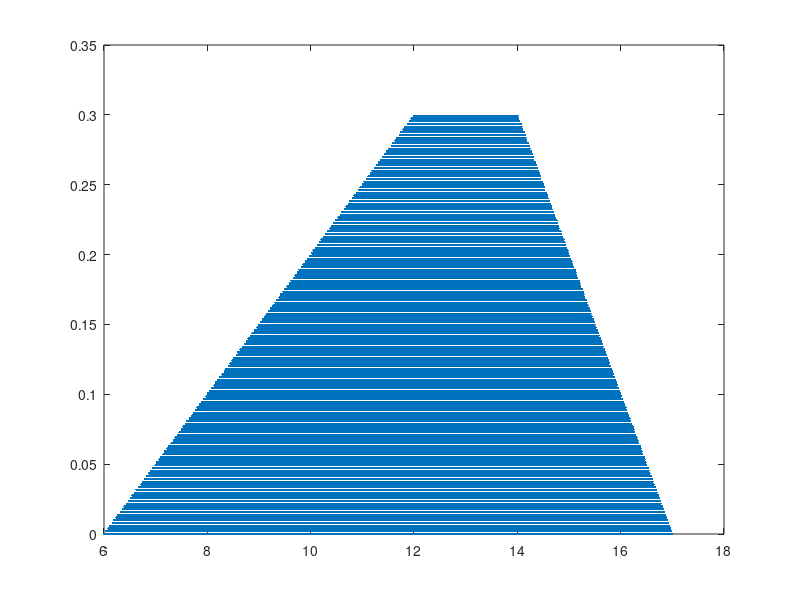

Write the MATLAB code that produced this figure.
%% ---------------------------------------------------------------------
%%
%% Copyright (c) 2019 - 2019 by the IBAMR developers
%% All rights reserved.
%%
%% This file is part of IBAMR.
%%
%% IBAMR is free software and is distributed under the 3-clause BSD
%% license. The full text of the license can be found in the file
%% COPYRIGHT at the top level directory of IBAMR.
%%
%% ---------------------------------------------------------------------

%% Filename : Trapezoid2D.m
%% Written by Nishant Nangia

clear all;
clc;
%% Mesh parameters.
depth = 0.4; 
Lx = 68.0 * depth; Ly = 1.3 * depth;
Nx = 1768; Ny = 264;
dx = Lx/Nx; dy = Ly/Ny;

%% Trapzoid parameters.
Lt = 27.5 * depth;
ht = 0.75 * depth;
num_pts_x = ceil(Lt/dx);
num_pts_y = ceil(ht/dy);

%% Bottom left and bottom right corner
x1 = 15.0 * depth;
y1 = 0.0;
x2 = x1 + Lt;
y2 = 0.0;

%% Compute the parameters for the "cut out" lines
l1 = 15 * depth;
m1 = ht / l1;
b1 = y1 - m1 * x1;

l2 = 7.5 * depth;
m2 = -ht / l2;
b2 = y2 - m2 * x2;

%% write out the points.
idx = 0;
for i = 1:num_pts_x
    x = x1 + ( (i-1)*dx );
    
    for j = 1:num_pts_y
        y = y1 + ( (j-1)*dy );
        
        if( y <= m1 * x + b1 && y <= m2 * x + b2)
            idx = idx+1;
            X_array(idx) = x; Y_array(idx) = y;
        end
    end
end

XCOM = sum(X_array)/length(X_array);
YCOM = sum(Y_array)/length(Y_array);

X_array = X_array;
Y_array = Y_array;
%% plot the trap
plot(X_array, Y_array, '.');
%axis 'equal'

%% write the coordinates in the file
fid = fopen('trapezoid2d.vertex','wt');
fprintf(fid,'%d\n', length(X_array));

for i = 1:length(X_array)
    fprintf(fid,'%f\t%f\n',X_array(i),Y_array(i));
end